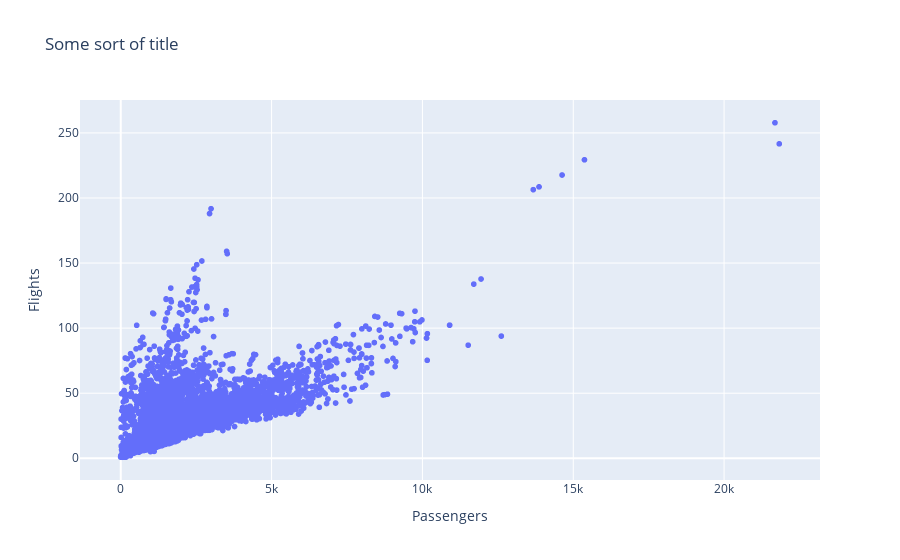

The code cell stored with this chart in its notebook:
### Code cell
usRoutesAvgGraph = usRoutesAVG

fig = px.scatter(usRoutesAvgGraph, 
              x = 'Passengers', 
              y = 'Flights',
              title = 'Some sort of title',
              labels = {'SRCCNT' : 'Source of Route Count', 'DESTINCNT' : 'Destination of Route Count'}
            )

fig.show()

### Figure 1 — Plotly figure (JSON) as saved in the notebook; plotly's stock layout.template omitted (floating-point values rounded to 4 significant figures; data arrays with more than 128 entries replaced by an {"elided": "..."} marker saying what was removed)
{"data": [{"hovertemplate": "Passengers=%{x}<br>Flights=%{y}<extra></extra>", "legendgroup": "", "marker": {"color": "#636efa", "symbol": "circle"}, "mode": "markers", "name": "", "showlegend": false, "type": "scattergl", "x": {"elided": "5941 float values"}, "xaxis": "x", "y": {"elided": "5941 float values"}, "yaxis": "y"}], "layout": {"legend": {"tracegroupgap": 0}, "title": {"text": "Some sort of title"}, "xaxis": {"anchor": "y", "domain": [0, 1], "title": {"text": "Passengers"}}, "yaxis": {"anchor": "x", "domain": [0, 1], "title": {"text": "Flights"}}}}
